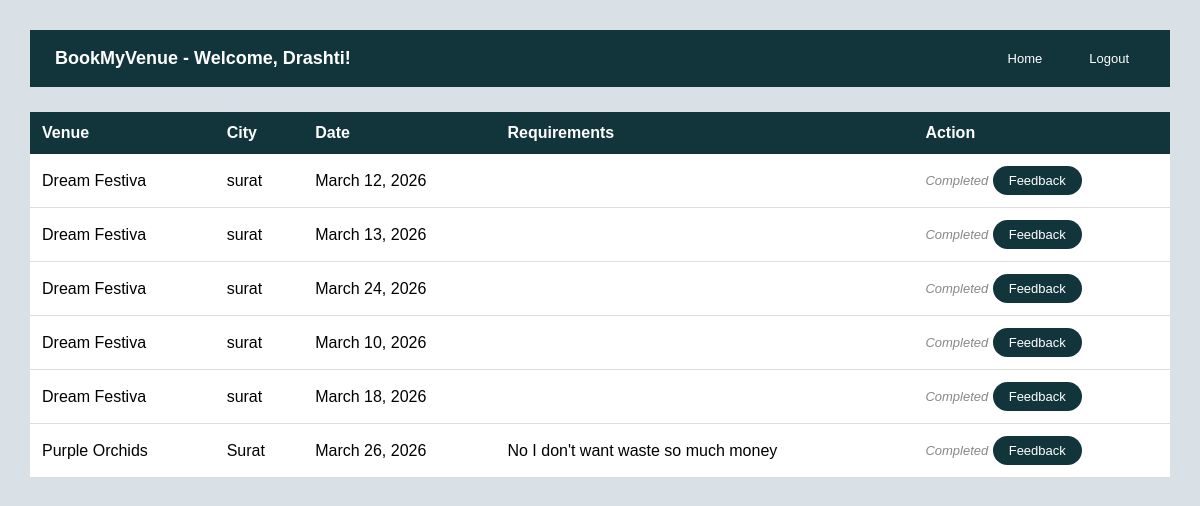
The app's page /user/booked-venues/ (signed in), older data.
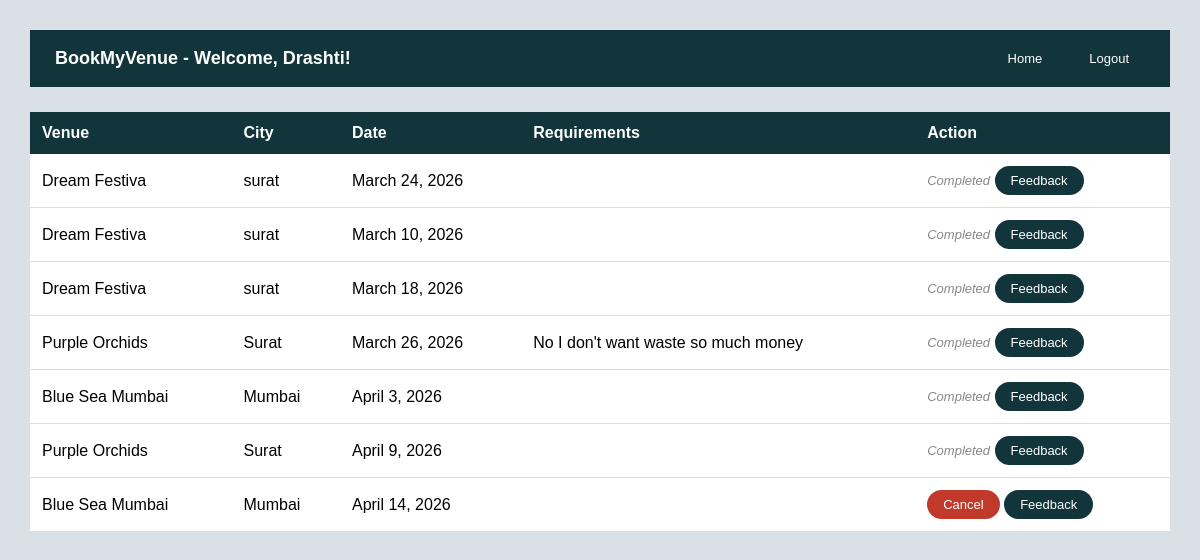
The same page, newer data.
### main/models.py (models this page shows, shortened)
class Booking(models.Model):
    venue = models.ForeignKey(Venue, on_delete=models.CASCADE, related_name='bookings')
    user = models.ForeignKey(User, on_delete=models.CASCADE, related_name='bookings')
    date = models.DateField()
    special_requirements = models.TextField(blank=True, null=True)
    created_at = models.DateTimeField(auto_now_add=True)
    class Meta:
        unique_together = ('venue', 'date')

class Venue(models.Model):
    owner = models.ForeignKey(User, on_delete=models.CASCADE, related_name='venues')
    name = models.CharField(max_length=200)
    owner_name = models.CharField(max_length=200)
    address = models.TextField()
    city = models.CharField(max_length=100)
    state = models.CharField(max_length=100)
    capacity = models.IntegerField()
    total_area = models.CharField(max_length=50, blank=True, null=True)
    parking_area = models.CharField(max_length=50, blank=True, null=True)
    venue_type = models.CharField(max_length=20, choices=[('AC', 'AC'), ('Non-AC', 'Non-AC'), ('Both', 'Both')])
    facilities = models.TextField(blank=True, null=True)
    instructions = models.TextField(blank=True, null=True)
    price = models.DecimalField(max_digits=10, decimal_places=2)
    contact1 = models.CharField(max_length=15)
    contact2 = models.CharField(max_length=15, blank=True, null=True)
    created_at = models.DateTimeField(auto_now_add=True)

### main/views.py (the view)
# urls.py: path('user/booked-venues/',views.user_booked_venues,name='user_booked_venues'),
@login_required(login_url='login')
def user_booked_venues(request):
    bookings = Booking.objects.filter(user=request.user)
    context = {
        'bookings': bookings,
        'full_name': request.user.username
    }
    return render(request, 'user_booked_venues.html', context)

### main/templates/user_booked_venues.html (shortened to what this page needs)
{% load static %}
<!DOCTYPE html>
<html lang="en">
<head>
    <link rel="stylesheet" href="{% static 'user_booked_venues.css' %}">
</head>
<body>
    <nav class="navbar">
      <span class="navbar-brand">BookMyVenue - Welcome, {{ full_name }}!</span>
      <div class="navbar-links">
        <button class="btn" onclick="showhomepage()" >Home</button>
        <button class="btn" onclick="logoutop()">Logout</button>
      </div>
    </nav>
<table class="booking-table">
<tr>
<th>Venue</th>
<th>City</th>
<th>Date</th>
<th>Requirements</th>
<th>Action</th>
</tr>
{% for booking in bookings %}
<tr>
<td>{{ booking.venue.name }}</td>
<td>{{ booking.venue.city }}</td>
<td>{{ booking.date }}</td>
<td>{{ booking.special_requirements }}</td>
<td>
{% now "Y-m-d" as today %}
{% if booking.date|date:"Y-m-d" >= today %}
<button class="btn btn-danger" data-booking-id="{{ booking.id }}" onclick="cancelBooking(this.dataset.bookingId)">Cancel</button>
{% else %}
<span style="color:#888; font-size:13px; font-style:italic;">Completed</span>
{% endif %}
<button class="btn" data-venue-id="{{ booking.venue.id }}" onclick="openFeedback(this.dataset.venueId)">Feedback</button>
</td>
</tr>
{% endfor %}
</table>
</body>
</html>

Row changes from the older to the newer data that the page shows:
removed Booking: venue.name "Dream Festiva", venue.city "surat", date "March 12, 2026", shows "Completed"
removed Booking: venue.name "Dream Festiva", venue.city "surat", date "March 13, 2026", shows "Completed"
added Booking: venue.name "Blue Sea Mumbai", venue.city "Mumbai", date "April 3, 2026", shows "Completed"
added Booking: venue.name "Purple Orchids", venue.city "Surat", date "April 9, 2026", shows "Completed"
added Booking: venue.name "Blue Sea Mumbai", venue.city "Mumbai", date "April 14, 2026"
